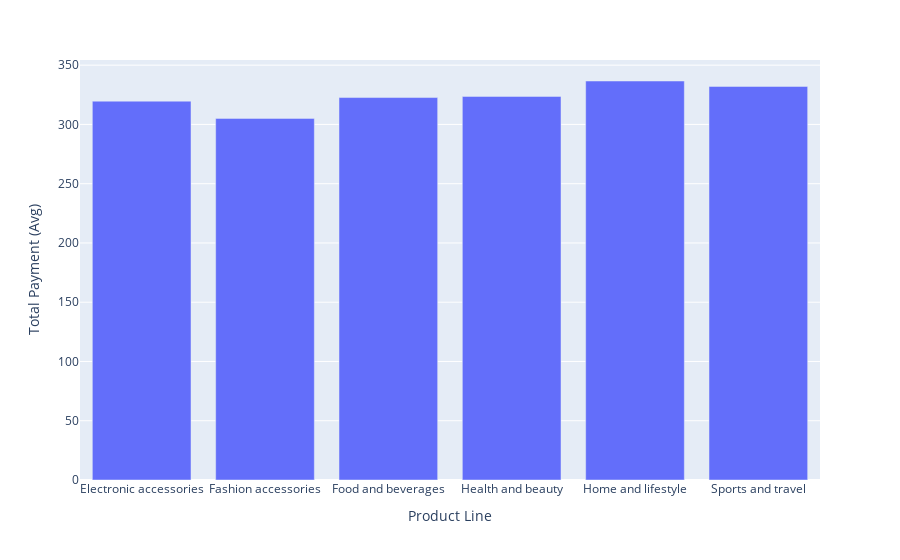

Here is the notebook cell this chart was saved with:
### Markdown cell above
We can see that Branch C has higher unit prices across most product lines followed by Branch B then Branch A with the lowest unit prices.

### Code cell
df_PT = df.groupby('Product line', as_index=False).Total.mean()
fig = px.bar(df, x=df_PT['Product line'], y=df_PT['Total'],labels=dict(x="Product Line",y="Total Payment (Avg)"))
fig.show()

### Figure 1 — Plotly figure (JSON) as saved in the notebook; plotly's stock layout.template omitted (floating-point values rounded to 4 significant figures)
{"data": [{"alignmentgroup": "True", "hovertemplate": "Product Line=%{x}<br>Total Payment (Avg)=%{y}<extra></extra>", "legendgroup": "", "marker": {"color": "#636efa", "pattern": {"shape": ""}}, "name": "", "offsetgroup": "", "orientation": "v", "showlegend": false, "textposition": "auto", "type": "bar", "x": ["Electronic accessories", "Fashion accessories", "Food and beverages", "Health and beauty", "Home and lifestyle", "Sports and travel"], "xaxis": "x", "y": [319.6, 305.1, 322.7, 323.6, 336.6, 332.1], "yaxis": "y"}], "layout": {"barmode": "relative", "legend": {"tracegroupgap": 0}, "margin": {"t": 60}, "xaxis": {"anchor": "y", "domain": [0, 1], "title": {"text": "Product Line"}}, "yaxis": {"anchor": "x", "domain": [0, 1], "title": {"text": "Total Payment (Avg)"}}}}
